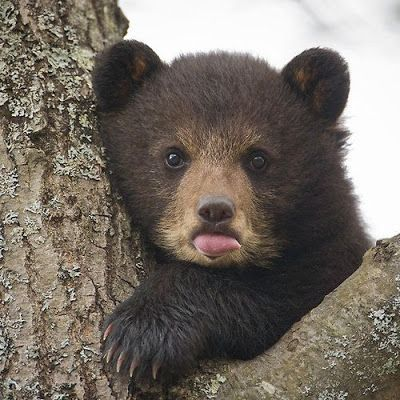
#> input picture img01.jpg, 400 x 400 px
$ python DifferenceImage.py
#> lines starting #> are read from the running program, lines starting #| are printed output that depends on the picture
import cv2
from matplotlib import pyplot as plt

img1 = cv2.imread('img01.jpg')
#> img1 is the input picture: shape (400, 400, 3); mean B, G, R 102.8, 111.3, 119.1
img2 = cv2.imread('img02.jpeg')
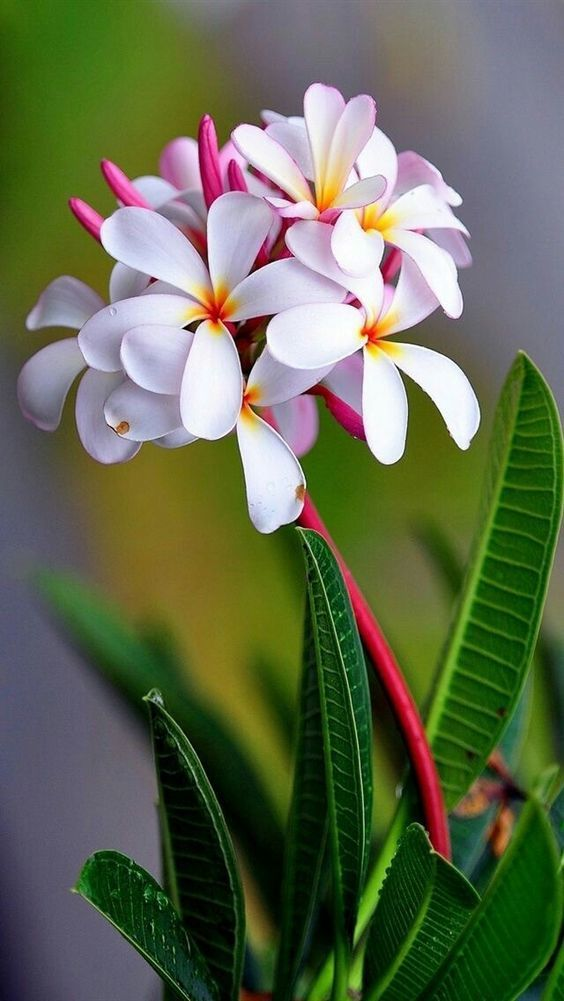
#> input picture img02.jpeg, 564 x 1001 px
#> img2 is the input picture: shape (1001, 564, 3); mean B, G, R 80.3, 106.8, 98.8

img1 = cv2.resize(img1, (640, 480))
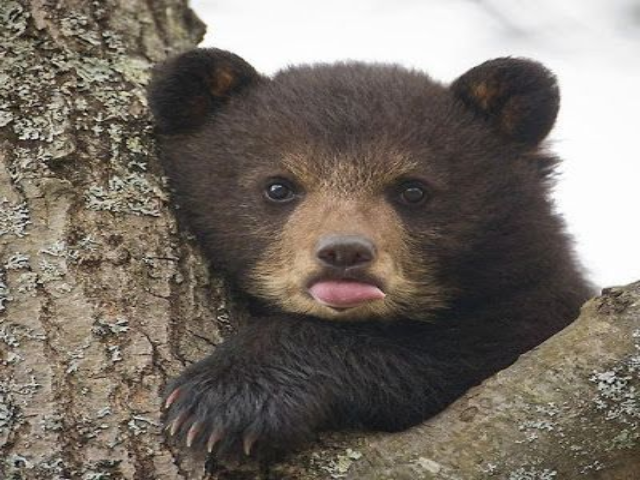
#> img1: shape (480, 640, 3); mean B, G, R 102.7, 111.2, 119
img2 = cv2.resize(img2, (640, 480))
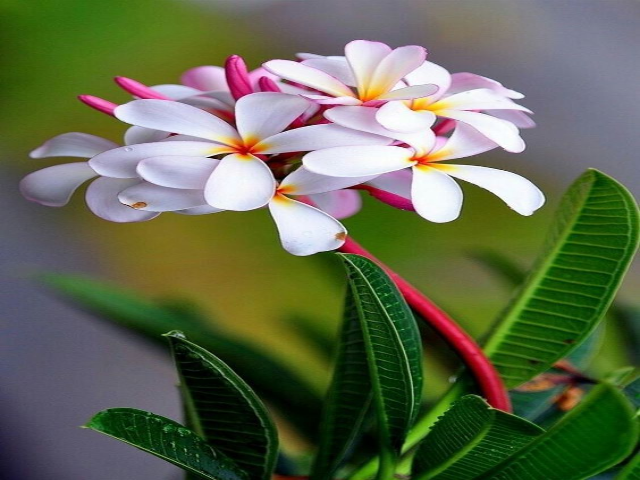
#> img2: shape (480, 640, 3); mean B, G, R 80.2, 106.7, 98.7

if img1.shape[2] == 3 and img2.shape[2] == 3:
    img1 = cv2.cvtColor(img1, cv2.COLOR_BGR2GRAY)
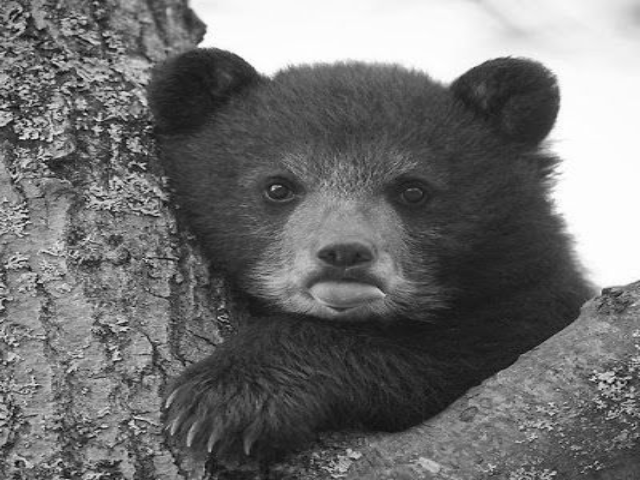
#> img1: shape (480, 640); min 5, max 255, mean 112.5
    img2 = cv2.cvtColor(img2, cv2.COLOR_BGR2GRAY)
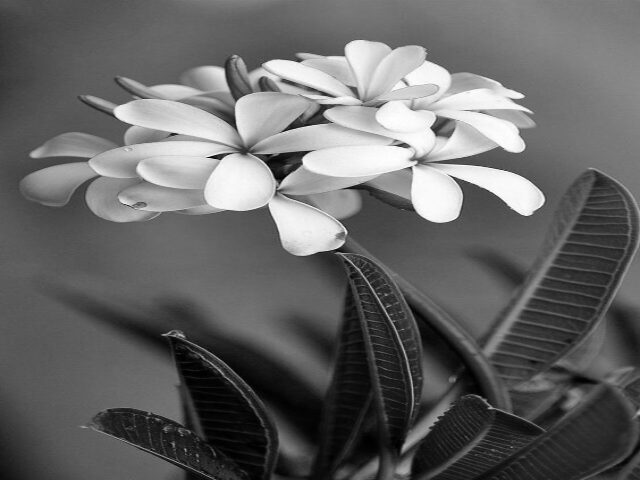
#> img2: shape (480, 640); min 0, max 255, mean 101.3

diff = cv2.absdiff(img1, img2)
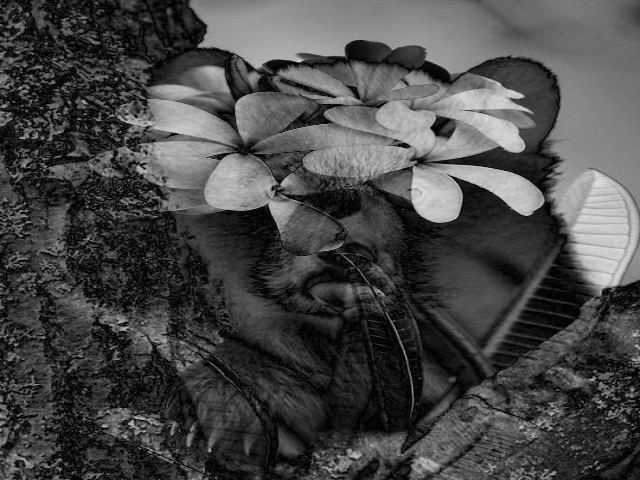
#> diff: shape (480, 640); min 0, max 224, mean 71.3

cv2.imshow('Difference Image', diff)

hist = cv2.calcHist([diff], [0], None, [256], [0, 256])
#> hist = 256 values, max 2926 at index 27, min 0 at index 223, mean 1200
plt.plot(hist)
plt.xlim([0, 256])
plt.title('Histogram of Difference Image')
plt.show()
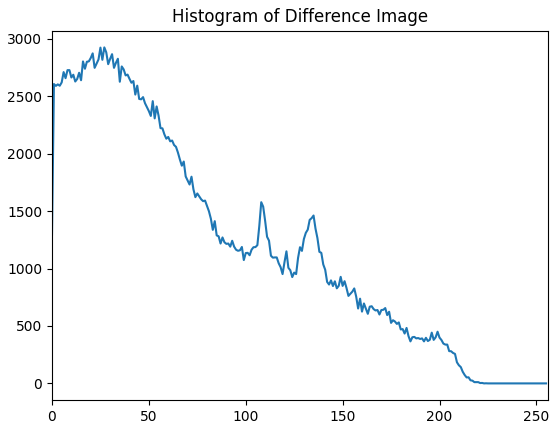
#> figure drawn by matplotlib, 1 panel; curve peaks at x = 27, y = 2926

cv2.imwrite('diff.jpg', diff)

cv2.waitKey(0)
cv2.destroyAllWindows()
